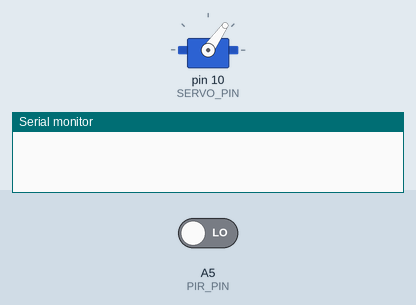
Recording of a sketch running on a simulated Arduino Uno, built with avr-gcc and run on an emulated ATmega328P. On the bench: servo, the last lines printed to the serial monitor. The inputs (shaded band) are chosen by the test bench; at power-on: A5 (PIR_PIN) LOW.

Above: at 4.2 s.
4.3 s: A5 (PIR_PIN) driven HIGH
At 5.46 s:
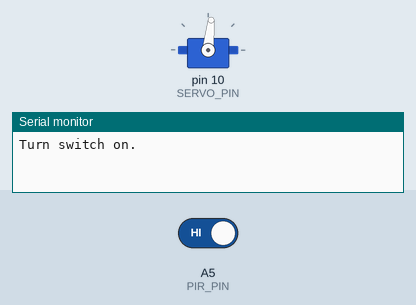
Timing chart, 0 to 7.6 s (numbered marks = the images above; inputs shaded):
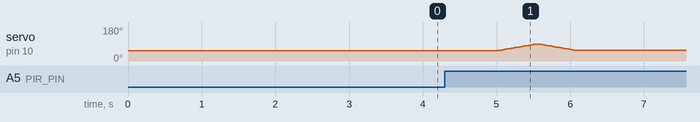

The sketch:

LightSwitch.ino
```cpp
// Automatic light switch activator using 3D printed servo mount by carjo3000 http://www.thingiverse.com/thing:1156995

#include <Servo.h>

const int PIR_PIN = A5;
const int SERVO_PIN = 10;

const int REST_POSITION = 55;
const int ON_POSITION = 90;
const int OFF_POSITION = 20;

Servo switchServo;
unsigned int servoPosition;
unsigned int countdown;

void setup()
{
	servoPosition = REST_POSITION;
	countdown = 0;

	Serial.begin(9600);
	pinMode(PIR_PIN, INPUT);
	switchServo.attach(SERVO_PIN);
	switchServo.write(servoPosition);

	delay(3000); // allow PIR sensor to calibrate
}

void returnToRestPosition()
{
	Serial.println("Return to rest.");

	int delta = servoPosition < REST_POSITION ? 1 : -1;

	for (; servoPosition != REST_POSITION; servoPosition += delta)
	{
		switchServo.write(servoPosition);
		delay(15);
	}
}

void turnSwitchOn()
{
	Serial.println("Turn switch on.");

	for (; servoPosition <= ON_POSITION; servoPosition++)
	{
		switchServo.write(servoPosition);
		delay(15);
	}

	returnToRestPosition();
}

void turnSwitchOff()
{
	Serial.println("Turn switch off.");

	for (; servoPosition >= OFF_POSITION; servoPosition--)
	{
		switchServo.write(servoPosition);
		delay(15);
	}

	returnToRestPosition();
}

void loop()
{
	int pirVal = digitalRead(PIR_PIN);

	if (pirVal == HIGH)
	{
		if (countdown == 0)
		{
			turnSwitchOn();
		}
		countdown = 180;
	}
	else if (pirVal == LOW)
	{
		if (countdown > 0)
		{
			countdown--;
			if (countdown == 0)
			{
				turnSwitchOff();
			}
		}
	}

	delay(1000);
}
```

Measured:
- after the input at 4.3 s, servo on pin 10 (SERVO_PIN): rises from 55° to 90° in 0.51 s, then falls to 56° in 0.54 s
